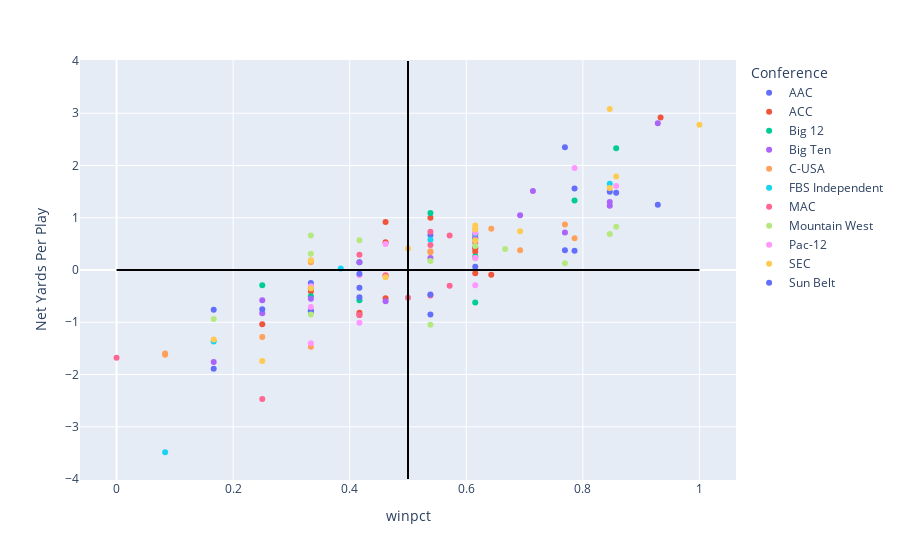

Write notebook code for a chart like this one.
### Code cell
#!pip install plotly 
import plotly.express as px

fig = px.scatter(df19, x ="winpct", y = "Net Yards Per Play", color = "Conference", 
                 hover_data = {'Team':True,
                               'Season': True,
                               'winpct':False, #Removes WinPct from Tooltip
                               'Conference':False,
                               'Net Yards Per Play':':.1f'
                                
                              })
#Vertical Line to show .500 Winning Percentage
fig.add_shape(type="line", x0=.5, y0=-4, x1=.5, y1=4,
    line=dict(color="black",width=2))
#Horizontal Line to Show +,- NYPP
fig.add_shape(type="line", x0=0, y0=0, x1=1, y1=0,
    line=dict(color="black",width=2))

#Formats the Tooltip
fig.update_layout(
    hoverlabel=dict(
        bgcolor="white",
        font_size=14,
        font_family="Arial"
    )
)

fig.show()

### Figure 1 — Plotly figure (JSON) as saved in the notebook; plotly's stock layout.template omitted (floating-point values rounded to 4 significant figures)
{"data": [{"customdata": [["Cincinnati", 2019, "AAC"], ["East Carolina", 2019, "AAC"], ["Houston", 2019, "AAC"], ["Memphis", 2019, "AAC"], ["Navy", 2019, "AAC"], ["SMU", 2019, "AAC"], ["South Fla.", 2019, "AAC"], ["Temple", 2019, "AAC"], ["Tulane", 2019, "AAC"], ["Tulsa", 2019, "AAC"], ["UCF", 2019, "AAC"], ["UConn", 2019, "AAC"]], "hovertemplate": "Net Yards Per Play=%{y:.1f}<br>Team=%{customdata[0]}<br>Season=%{customdata[1]}<extra></extra>", "legendgroup": "AAC", "marker": {"color": "#636efa", "symbol": "circle"}, "mode": "markers", "name": "AAC", "orientation": "v", "showlegend": true, "type": "scatter", "x": [0.7857, 0.3333, 0.3333, 0.8571, 0.8462, 0.7692, 0.3333, 0.6154, 0.5385, 0.3333, 0.7692, 0.1667], "xaxis": "x", "y": [0.37, -0.78, -0.79, 1.48, 1.5, 0.38, -0.25, 0.43, 0.67, -0.35, 2.35, -1.89], "yaxis": "y"}, {"customdata": [["Boston College", 2019, "ACC"], ["Clemson", 2019, "ACC"], ["Duke", 2019, "ACC"], ["Florida St.", 2019, "ACC"], ["Georgia Tech", 2019, "ACC"], ["Louisville", 2019, "ACC"], ["Miami (FL)", 2019, "ACC"], ["NC State", 2019, "ACC"], ["North Carolina", 2019, "ACC"], ["Pittsburgh", 2019, "ACC"], ["Syracuse", 2019, "ACC"], ["Virginia", 2019, "ACC"], ["Virginia Tech", 2019, "ACC"], ["Wake Forest", 2019, "ACC"]], "hovertemplate": "Net Yards Per Play=%{y:.1f}<br>Team=%{customdata[0]}<br>Season=%{customdata[1]}<extra></extra>", "legendgroup": "ACC", "marker": {"color": "#EF553B", "symbol": "circle"}, "mode": "markers", "name": "ACC", "orientation": "v", "showlegend": true, "type": "scatter", "x": [0.4615, 0.9333, 0.4167, 0.4615, 0.25, 0.6154, 0.4615, 0.3333, 0.5385, 0.6154, 0.4167, 0.6429, 0.6154, 0.6154], "xaxis": "x", "y": [-0.54, 2.92, -0.82, 0.53, -1.04, 0.35, 0.92, -0.41, 1, 0.68, -0.86, -0.09, 0.41, -0.06], "yaxis": "y"}, {"customdata": [["Baylor", 2019, "Big 12"], ["Iowa St.", 2019, "Big 12"], ["Kansas", 2019, "Big 12"], ["Kansas St.", 2019, "Big 12"], ["Oklahoma", 2019, "Big 12"], ["Oklahoma St.", 2019, "Big 12"], ["TCU", 2019, "Big 12"], ["Texas", 2019, "Big 12"], ["Texas Tech", 2019, "Big 12"], ["West Virginia", 2019, "Big 12"]], "hovertemplate": "Net Yards Per Play=%{y:.1f}<br>Team=%{customdata[0]}<br>Season=%{customdata[1]}<extra></extra>", "legendgroup": "Big 12", "marker": {"color": "#00cc96", "symbol": "circle"}, "mode": "markers", "name": "Big 12", "orientation": "v", "showlegend": true, "type": "scatter", "x": [0.7857, 0.5385, 0.25, 0.6154, 0.8571, 0.6154, 0.4167, 0.6154, 0.3333, 0.4167], "xaxis": "x", "y": [1.33, 1.09, -0.29, -0.62, 2.33, 0.6, 0.15, 0.26, -0.5, -0.58], "yaxis": "y"}, {"customdata": [["Illinois", 2019, "Big Ten"], ["Indiana", 2019, "Big Ten"], ["Iowa", 2019, "Big Ten"], ["Maryland", 2019, "Big Ten"], ["Michigan", 2019, "Big Ten"], ["Michigan St.", 2019, "Big Ten"], ["Minnesota", 2019, "Big Ten"], ["Nebraska", 2019, "Big Ten"], ["Northwestern", 2019, "Big Ten"], ["Ohio St.", 2019, "Big Ten"], ["Penn St.", 2019, "Big Ten"], ["Purdue", 2019, "Big Ten"], ["Rutgers", 2019, "Big Ten"], ["Wisconsin", 2019, "Big Ten"]], "hovertemplate": "Net Yards Per Play=%{y:.1f}<br>Team=%{customdata[0]}<br>Season=%{customdata[1]}<extra></extra>", "legendgroup": "Big Ten", "marker": {"color": "#ab63fa", "symbol": "circle"}, "mode": "markers", "name": "Big Ten", "orientation": "v", "showlegend": true, "type": "scatter", "x": [0.4615, 0.6154, 0.7692, 0.25, 0.6923, 0.5385, 0.8462, 0.4167, 0.25, 0.9286, 0.8462, 0.3333, 0.1667, 0.7143], "xaxis": "x", "y": [-0.6, 0.62, 0.72, -0.58, 1.05, 0.23, 1.3, 0.15, -0.83, 2.81, 1.23, -0.55, -1.76, 1.51], "yaxis": "y"}, {"customdata": [["Charlotte", 2019, "C-USA"], ["FIU", 2019, "C-USA"], ["Fla. Atlantic", 2019, "C-USA"], ["Louisiana Tech", 2019, "C-USA"], ["Marshall", 2019, "C-USA"], ["Middle Tenn.", 2019, "C-USA"], ["North Texas", 2019, "C-USA"], ["Old Dominion", 2019, "C-USA"], ["Rice", 2019, "C-USA"], ["Southern Miss.", 2019, "C-USA"], ["UAB", 2019, "C-USA"], ["UTEP", 2019, "C-USA"], ["UTSA", 2019, "C-USA"], ["Western Ky.", 2019, "C-USA"]], "hovertemplate": "Net Yards Per Play=%{y:.1f}<br>Team=%{customdata[0]}<br>Season=%{customdata[1]}<extra></extra>", "legendgroup": "C-USA", "marker": {"color": "#FFA15A", "symbol": "circle"}, "mode": "markers", "name": "C-USA", "orientation": "v", "showlegend": true, "type": "scatter", "x": [0.5385, 0.4615, 0.7857, 0.7692, 0.6154, 0.3333, 0.3333, 0.08333, 0.25, 0.5385, 0.6429, 0.08333, 0.3333, 0.6923], "xaxis": "x", "y": [0.34, -0.11, 0.61, 0.87, 0.23, 0.15, 0.18, -1.6, -1.28, 0.36, 0.79, -1.62, -1.47, 0.38], "yaxis": "y"}, {"customdata": [["Army West Point", 2019, "FBS Independent"], ["BYU", 2019, "FBS Independent"], ["Liberty", 2019, "FBS Independent"], ["Massachusetts", 2019, "FBS Independent"], ["New Mexico St.", 2019, "FBS Independent"], ["Notre Dame", 2019, "FBS Independent"]], "hovertemplate": "Net Yards Per Play=%{y:.1f}<br>Team=%{customdata[0]}<br>Season=%{customdata[1]}<extra></extra>", "legendgroup": "FBS Independent", "marker": {"color": "#19d3f3", "symbol": "circle"}, "mode": "markers", "name": "FBS Independent", "orientation": "v", "showlegend": true, "type": "scatter", "x": [0.3846, 0.5385, 0.6154, 0.08333, 0.1667, 0.8462], "xaxis": "x", "y": [0.03, 0.58, 0.7, -3.49, -1.37, 1.65], "yaxis": "y"}, {"customdata": [["Akron", 2019, "MAC"], ["Ball St.", 2019, "MAC"], ["Bowling Green", 2019, "MAC"], ["Buffalo", 2019, "MAC"], ["Central Mich.", 2019, "MAC"], ["Eastern Mich.", 2019, "MAC"], ["Kent St.", 2019, "MAC"], ["Miami (OH)", 2019, "MAC"], ["Northern Ill.", 2019, "MAC"], ["Ohio", 2019, "MAC"], ["Toledo", 2019, "MAC"], ["Western Mich.", 2019, "MAC"]], "hovertemplate": "Net Yards Per Play=%{y:.1f}<br>Team=%{customdata[0]}<br>Season=%{customdata[1]}<extra></extra>", "legendgroup": "MAC", "marker": {"color": "#FF6692", "symbol": "circle"}, "mode": "markers", "name": "MAC", "orientation": "v", "showlegend": true, "type": "scatter", "x": [0, 0.4167, 0.25, 0.6154, 0.5714, 0.4615, 0.5385, 0.5714, 0.4167, 0.5385, 0.5, 0.5385], "xaxis": "x", "y": [-1.68, 0.29, -2.47, 0.52, 0.66, -0.1, -0.49, -0.3, -0.86, 0.73, -0.53, 0.48], "yaxis": "y"}, {"customdata": [["Air Force", 2019, "Mountain West"], ["Boise St.", 2019, "Mountain West"], ["Colorado St.", 2019, "Mountain West"], ["Fresno St.", 2019, "Mountain West"], ["Hawaii", 2019, "Mountain West"], ["Nevada", 2019, "Mountain West"], ["New Mexico", 2019, "Mountain West"], ["San Diego St.", 2019, "Mountain West"], ["San Jose St.", 2019, "Mountain West"], ["UNLV", 2019, "Mountain West"], ["Utah St.", 2019, "Mountain West"], ["Wyoming", 2019, "Mountain West"]], "hovertemplate": "Net Yards Per Play=%{y:.1f}<br>Team=%{customdata[0]}<br>Season=%{customdata[1]}<extra></extra>", "legendgroup": "Mountain West", "marker": {"color": "#B6E880", "symbol": "circle"}, "mode": "markers", "name": "Mountain West", "orientation": "v", "showlegend": true, "type": "scatter", "x": [0.8462, 0.8571, 0.3333, 0.3333, 0.6667, 0.5385, 0.1667, 0.7692, 0.4167, 0.3333, 0.5385, 0.6154], "xaxis": "x", "y": [0.69, 0.83, 0.66, 0.31, 0.4, -1.05, -0.94, 0.13, 0.57, -0.85, 0.17, 0.46], "yaxis": "y"}, {"customdata": [["Arizona", 2019, "Pac-12"], ["Arizona St.", 2019, "Pac-12"], ["California", 2019, "Pac-12"], ["Colorado", 2019, "Pac-12"], ["Oregon", 2019, "Pac-12"], ["Oregon St.", 2019, "Pac-12"], ["Southern California", 2019, "Pac-12"], ["Stanford", 2019, "Pac-12"], ["UCLA", 2019, "Pac-12"], ["Utah", 2019, "Pac-12"], ["Washington", 2019, "Pac-12"], ["Washington St.", 2019, "Pac-12"]], "hovertemplate": "Net Yards Per Play=%{y:.1f}<br>Team=%{customdata[0]}<br>Season=%{customdata[1]}<extra></extra>", "legendgroup": "Pac-12", "marker": {"color": "#FF97FF", "symbol": "circle"}, "mode": "markers", "name": "Pac-12", "orientation": "v", "showlegend": true, "type": "scatter", "x": [0.3333, 0.6154, 0.6154, 0.4167, 0.8571, 0.4167, 0.6154, 0.3333, 0.3333, 0.7857, 0.6154, 0.4615], "xaxis": "x", "y": [-0.31, 0.23, -0.29, -1.01, 1.61, -0.1, 0.79, -0.71, -1.4, 1.95, 0.72, 0.5], "yaxis": "y"}, {"customdata": [["Alabama", 2019, "SEC"], ["Arkansas", 2019, "SEC"], ["Auburn", 2019, "SEC"], ["Florida", 2019, "SEC"], ["Georgia", 2019, "SEC"], ["Kentucky", 2019, "SEC"], ["LSU", 2019, "SEC"], ["Mississippi St.", 2019, "SEC"], ["Missouri", 2019, "SEC"], ["Ole Miss", 2019, "SEC"], ["South Carolina", 2019, "SEC"], ["Tennessee", 2019, "SEC"], ["Texas A&M", 2019, "SEC"], ["Vanderbilt", 2019, "SEC"]], "hovertemplate": "Net Yards Per Play=%{y:.1f}<br>Team=%{customdata[0]}<br>Season=%{customdata[1]}<extra></extra>", "legendgroup": "SEC", "marker": {"color": "#FECB52", "symbol": "circle"}, "mode": "markers", "name": "SEC", "orientation": "v", "showlegend": true, "type": "scatter", "x": [0.8462, 0.1667, 0.6923, 0.8462, 0.8571, 0.6154, 1, 0.4615, 0.5, 0.3333, 0.3333, 0.6154, 0.6154, 0.25], "xaxis": "x", "y": [3.08, -1.33, 0.74, 1.57, 1.79, 0.85, 2.78, -0.14, 0.41, 0.18, -0.35, 0.78, 0.57, -1.74], "yaxis": "y"}, {"customdata": [["Appalachian St.", 2019, "Sun Belt"], ["Arkansas St.", 2019, "Sun Belt"], ["Coastal Carolina", 2019, "Sun Belt"], ["Ga. Southern", 2019, "Sun Belt"], ["Georgia St.", 2019, "Sun Belt"], ["La.-Monroe", 2019, "Sun Belt"], ["Louisiana", 2019, "Sun Belt"], ["South Alabama", 2019, "Sun Belt"], ["Texas St.", 2019, "Sun Belt"], ["Troy", 2019, "Sun Belt"]], "hovertemplate": "Net Yards Per Play=%{y:.1f}<br>Team=%{customdata[0]}<br>Season=%{customdata[1]}<extra></extra>", "legendgroup": "Sun Belt", "marker": {"color": "#636efa", "symbol": "circle"}, "mode": "markers", "name": "Sun Belt", "orientation": "v", "showlegend": true, "type": "scatter", "x": [0.9286, 0.6154, 0.4167, 0.5385, 0.5385, 0.4167, 0.7857, 0.1667, 0.25, 0.4167], "xaxis": "x", "y": [1.25, 0.06, -0.52, -0.47, -0.85, -0.34, 1.56, -0.76, -0.75, -0.07], "yaxis": "y"}], "layout": {"hoverlabel": {"bgcolor": "white", "font": {"family": "Arial", "size": 14}}, "legend": {"title": {"text": "Conference"}, "tracegroupgap": 0}, "margin": {"t": 60}, "shapes": [{"line": {"color": "black", "width": 2}, "type": "line", "x0": 0.5, "x1": 0.5, "y0": -4, "y1": 4}, {"line": {"color": "black", "width": 2}, "type": "line", "x0": 0, "x1": 1, "y0": 0, "y1": 0}], "xaxis": {"anchor": "y", "domain": [0, 1], "title": {"text": "winpct"}}, "yaxis": {"anchor": "x", "domain": [0, 1], "title": {"text": "Net Yards Per Play"}}}}
